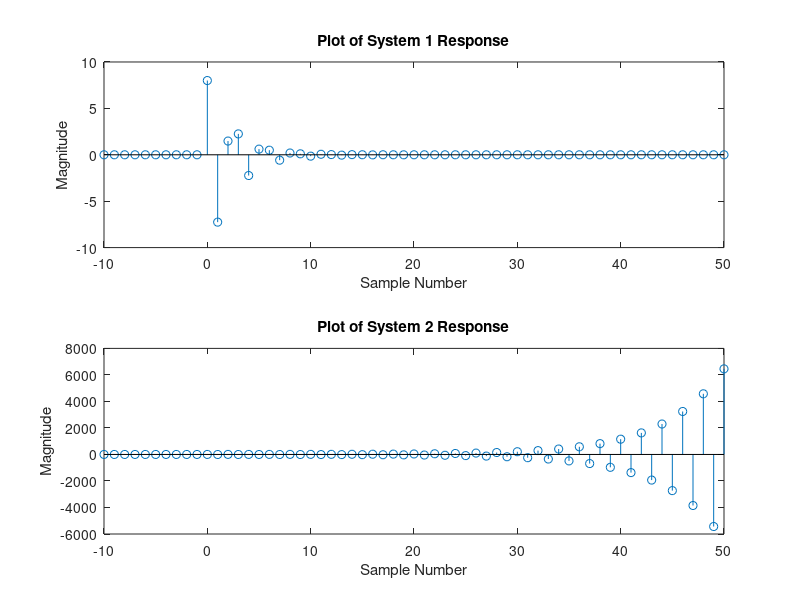

Source code (MATLAB): (Note: this script raises an error after producing the figure.)
clc;
clear all;
close all;

n = -10:50;
ID = 5; %Student ID = 1906055

coef1 = 1/(6.5-ID);
coef2 = 1/(7.5-ID);
coef3 = 5/(ID-1.5);
coef4 = 1/(ID-1.5);

%System 1
a_c1 = [1 coef1 coef2];
b_c1 = 4;

%System 2
a_c2 = [1 coef3 coef4];
b_c2 = [1 0 0 1];

%% 4_a

delta =1.*(n==0);
h1 = filter(b_c1,a_c1,delta);
h2 = filter(b_c2,a_c2,delta);

%Plotting
subplot(2,1,1)
stem(n,h1);
title('Plot of Impulse Response h(n) of System1')
xlabel('Sample Number')
ylabel('Magnitude')

subplot(2,1,2)
stem(n,h2);
title('Plot of Impulse Response h(n) of System2')
xlabel('Sample Number')
ylabel('Magnitude')

%% 4_b

step = 1.*(n>=0);
u1 = filter(b_c1,a_c1,step);
u2 = filter(b_c2,a_c2,step);

%Plotting
subplot(2,1,1)
stem(n,u1);
title('Plot of Step Response of System1')
xlabel('Sample Number')
ylabel('Magnitude')

subplot(2,1,2)
stem(n,u2);
title('Plot of step Response of System2')
xlabel('Sample Number')
ylabel('Magnitude')

%% 4_c
u = 1.*(n>=0); %Taking Step Input
x_c = 2.*exp(-n).*cos(4*n).*u;

y_c1 = filter(b_c1,a_c1,x_c);
y_c2 = filter(b_c2,a_c2,x_c);

%plotting
subplot(2,1,1)
stem(n,y_c1)
title('Plot of System 1 Response')
xlabel('Sample Number')
ylabel('Magnitude')

subplot(2,1,2)
stem(n,y_c2)
title('Plot of System 2 Response')
xlabel('Sample Number')
ylabel('Magnitude')

%% 4_d
P = 4;
n_d1 = 1:P;
step_d = 1.*(n_d1>=0);

[x_d1,nx_d1] = cnvl(step_d,n_d1,step_d,n_d1);
[sig_d1,n_d2] = shift(x_d1,nx_d1,0);

x_d = zeros(1,length(n));
x_d(find(n>=n_d2(1) & n<=n_d2(end))) = sig_d1;
y_d1 = filter(b_c1,a_c1,x_d);
y_d2 = filter(b_c2,a_c2,x_d);

% Plotting
subplot(2,1,1)
stem(n,y_d1)
title('Plot of System 1 Response')
xlabel('Sample Number')
ylabel('Magnitude')

subplot(2,1,2)
stem(n,y_d2)
title('Plot of System 2 Response')
xlabel('Sample Number')
ylabel('Magnitude')